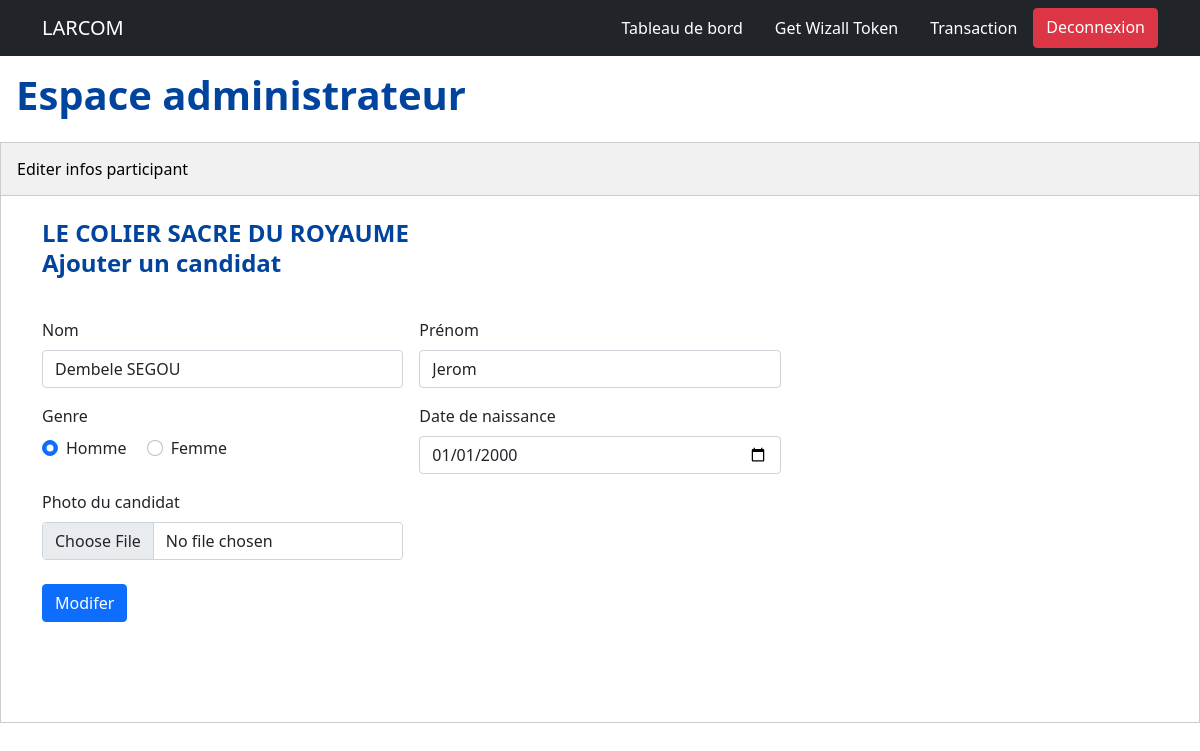
/index.php?action=edit_candidat&id=1 (signed in), run on the app's committed database.
### tables this page shows
CREATE TABLE `events` (
  `id` int(11) NOT NULL,
  `categorie` varchar(255) DEFAULT NULL,
  `titre` varchar(255) NOT NULL,
  `description` text DEFAULT NULL,
  `expire` datetime(6) NOT NULL,
  `image` varchar(255) DEFAULT NULL,
  `video` varchar(255) DEFAULT NULL,
  `user_id` int(11) NOT NULL,
  `created_at` timestamp(6) NULL DEFAULT NULL
);

CREATE TABLE `candidats` (
  `id` int(11) NOT NULL,
  `prenom` varchar(255) DEFAULT NULL,
  `nom` varchar(255) DEFAULT NULL,
  `image` varchar(255) DEFAULT NULL,
  `user_id` int(11) NOT NULL,
  `event_id` int(11) NOT NULL,
  `date_naissance` date DEFAULT NULL,
  `genre` varchar(32) DEFAULT NULL,
  `created_at` timestamp(6) NULL DEFAULT NULL
);

### Database/DatabaseConnector.php (called while the page is built, shortened)
<?php
    class DatabaseConnector {
        protected $dbConnection = null;
        public function __construct() {
            $user = "root";
            $password = '';
            $dbName = 'voting';
            $host = 'localhost';
            try {
                $this->dbConnection = new \PDO("mysql:host=$host;dbname=$dbName",$user,$password);
            } catch (Exception $e) {
                die('Erreur: '.$e->getMessage());
            }
        }
        public function getConnection() {
            return $this->dbConnection;
        }
    }

### Model/Candidat.php (called while the page is built, shortened)
<?php
    class Candidat {
        private $db;
        public function __construct() {
            $this->db = (new DatabaseConnector())->getConnection();
        }
        public function getById($id) {
            $req = $this->db->prepare('SELECT * from candidats WHERE id=:id LIMIT 1');
            $req->bindParam(':id', $id);
            $req->execute();
            return $req->fetch();
        }
    }

### Model/Event.php (called while the page is built, shortened)
<?php
    class Event {
        private $db;
        public function __construct() {
            $this->db = (new DatabaseConnector())->getConnection();
        }
        public function getById($id) {
            $req = $this->db->prepare('SELECT * from events WHERE id=:id LIMIT 1');
            $req->bindParam(':id', $id);
            $req->execute();
            return $req->fetch();
        }
    }

### View/candidat/edit.php (the view, shortened to what this page needs)
<!DOCTYPE html>
<html lang="en">
  <head>
    <link rel="stylesheet" href="public/css/global.css" />
    <link rel="stylesheet" href="public/css/tabs.css" />
    <link
      href="https://cdn.jsdelivr.net/npm/bootstrap@5.0.2/dist/css/bootstrap.min.css"
      rel="stylesheet"
    />
  </head>
  <body onload="openSection(event, 'Event')">
    <?php include('View/layout/navigation.php') ?>
    <h1 class="page-title">Espace administrateur</h1>
    <div class="tab mt-2">
      <div class="">
        <button class="tablinks" onclick="openSection(event, 'Event')">
          Editer infos participant
        </button>
      </div>
    </div>
    <div id="Event" class="tabcontent">
      <div class="container">
        <h2 class="header-title"><?= $event['titre'] ?></h2>
        <h4 class="header-title">Ajouter un candidat</h4>
        <form
          action="index.php?action=update_candidat&id=<?= $candidat['id'] ?>&event_id=<?= $event['id'] ?>"
          method="post"
          enctype="multipart/form-data"
          class="row g-3 mt-4"
        >
          <div class="col-md-4">
            <label for="nom" class="form-label">Nom</label>
            <input type="text" class="form-control" name="nom" id="nom" value="<?= $candidat['nom'] ?>" />
          </div>
          <div class="col-md-4">
            <label for="prenom" class="form-label">Prénom</label>
            <input type="text" class="form-control" name="prenom" id="prenom" value="<?= $candidat['prenom'] ?>" />
          </div>
          <div class="col-md-4"></div>
          <div class="col-md-4">
            <label class="form-label">Genre</label>
            <div>
              <div class="form-check form-check-inline">
                <input class="form-check-input" type="radio" name="genre" id="homme" value="h" <?= $candidat['genre'] == "h" ? "checked=" : "" ?> />
                <label class="form-check-label" for="homme">Homme</label>
              </div>
              <div class="form-check form-check-inline">
                <input class="form-check-input" type="radio" name="genre" id="femme" value="f" <?= $candidat['genre'] == "f" ? "checked=" : "" ?>>
                <label class="form-check-label" for="femme">Femme</label>
              </div>
            </div>
          </div>
          <div class="col-md-4">
            <label for="birthdate" class="form-label">Date de naissance</label>
            <input
              type="date"
              class="form-control"
              name="date_naissance"
              id="birthdate"
              value="<?= $date ?>"
            />
          </div>
          <div class="col-md-4"></div>
          <div class="col-md-4">
            <label for="image" class="form-label">Photo du candidat</label>
            <input
              type="file"
              class="form-control"
              name="image"
              id="image"
              accept=".jpg, .jpeg, .png"
            />
          <div class="col-12 mt-4">
            <button type="submit" class="btn btn-primary">
              Modifer
            </button>
          </div>
        </form>
      </div>
    </div>
  </body>
  </html>

### public/css/global.css (style rules this page uses)
.page-title { margin-top: 0; margin-bottom: 0; font-weight: 600; font-size: 2.5rem; line-height: 1.25; color: #00449e; padding: 14px 16px; }
.header-title { margin-top: 0; margin-bottom: 0; font-weight: 600; font-size: 1.5rem; line-height: 1.25; color: #00449e; }

### public/css/tabs.css (style rules this page uses)
.tab { overflow: hidden; border: 1px solid #ccc; background-color: #f1f1f1; }
.tab button { background-color: inherit; float: left; border: none; outline: none; cursor: pointer; padding: 14px 16px; transition: 0.3s; }
.tabcontent { display: none; padding-top: 22px; padding-bottom: 100px; border: 1px solid #ccc; border-top: none; }

### data on the page
events: titre "LE COLIER SACRE DU ROYAUME"
candidats: nom "Dembele SEGOU", prenom "Jerom", genre "☑ Homme", genre "☐ Femme", date_naissance "01/01/2000"
